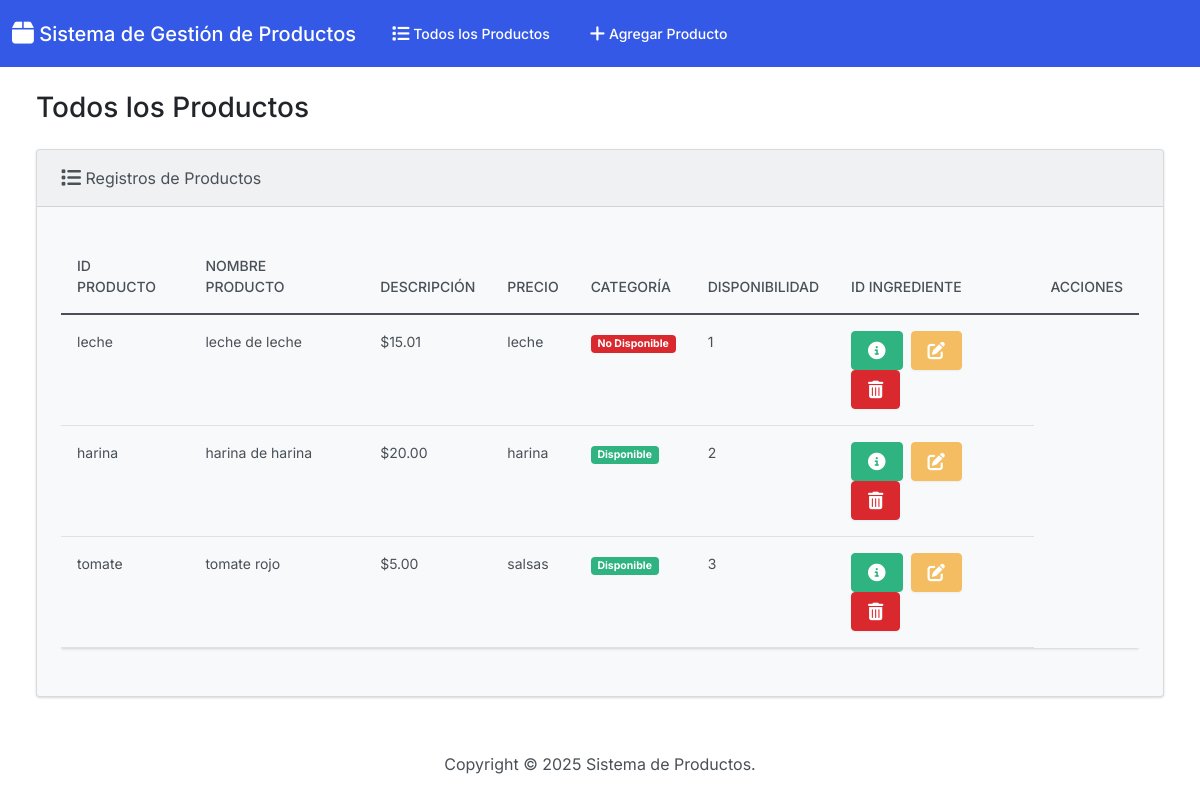
The page / on the database its author committed.
### app_producto/models.py (models this page shows, shortened)
class Producto(models.Model):
    nombre_producto = models.CharField(max_length=100)
    descripcion = models.TextField()
    precio = models.DecimalField(max_digits=8, decimal_places=2)
    categoria = models.CharField(max_length=50)
    disponibilidad = models.BooleanField()
    id_ingrediente = models.IntegerField()

### app_producto/views.py (the view)
# urls.py: path('', views.index, name='index'),
def index(request):
  return render(request, 'productos/index.html', {
    'productos': Producto.objects.all()
  })

### app_producto/templates/productos/index.html (shortened to what this page needs)
{% extends "productos/base.html" %}
{% block body %}
<h3 class="m-4">Todos los Productos</h3>
<div class="row">
  <div class="col-12">
    {% if productos %}
    <div class="card bg-light ms-4 me-4 mb-4">
      <div class="card-header">
        <i class="fa-solid fa-list fa-lg"></i> Registros de Productos
      </div>
      <div class="card-body">
        <p class="card-text">
          <div class="table-responsive">
            <table class="table table-hover">
              <thead>
                <tr>
                  <th scope="col">ID Producto</th>
                  <th scope="col">Nombre Producto</th>
                  <th scope="col">Descripción</th>
                  <th scope="col">Precio</th>
                  <th scope="col">Categoría</th>
                  <th scope="col">Disponibilidad</th>
                  <th scope="col">ID Ingrediente</th>
                  <th scope="col">Acciones</th>
                </tr>
              </thead>
              <tbody>
                {% for producto in productos %}
                  <tr>
                    <td>{{ producto.nombre_producto }}</td>
                    <td>{{ producto.descripcion }}</td>
                    <td>${{ producto.precio }}</td>
                    <td>{{ producto.categoria }}</td>
                    <td>
                      {% if producto.disponibilidad %}
                        <span class="badge bg-success">Disponible</span>
                      {% else %}
                        <span class="badge bg-danger">No Disponible</span>
                      {% endif %}
                    </td>
                    <td>{{ producto.id_ingrediente }}</td>
                    <td>
                      <button type="button" class="btn btn-success me-1" href="{% url 'view_producto' producto.id %}" data-bs-toggle="modal" data-bs-target="#myModal{{producto.id}}">
                      </button>
                      <a class="btn btn-warning me-1" href="{% url 'edit' producto.id %}">
                      </a>
                      <button type="button" class="btn btn-danger" data-bs-toggle="modal" data-bs-target="#delete{{producto.id}}">
                      </button>
                    </td>
                  </tr>
                {% endfor %}
              </tbody>
            </table>
          </div>
        </p>
      </div>
    </div>
    {% else %}
      <h5 class="alert alert-primary ms-4 me-4">No hay Registros de Productos</h5>
    {% endif %}
  </div>
</div>
{% endblock %}

### app_producto/templates/productos/base.html (shortened to what this page needs)
{% load static %}
<!DOCTYPE html>
<html lang="es">
  <head>
    <link rel="stylesheet" href="https://cdnjs.cloudflare.com/ajax/libs/font-awesome/6.1.1/css/all.min.css">
    <link href="{% static 'css/bootstrap.min.css' %}" rel="stylesheet">
  </head>
  <body class="d-flex flex-column min-vh-100">
    <nav class="navbar navbar-expand-lg navbar-dark bg-primary">
      <div class="container-fluid">
        <a class="navbar-brand" href="{% url 'index' %}">
          <i class="fa-solid fa-box fa-lg"></i> Sistema de Gestión de Productos
        </a>
        <div class="collapse navbar-collapse" id="navbarColor01">
          <ul class="navbar-nav me-auto">
            <li class="nav-item">
              <a class="nav-link" href="{% url 'index' %}">
                 Todos los Productos
              </a>
            </li>
            <li class="nav-item">
              <a class="nav-link" href="{% url 'add' %}">
                 Agregar Producto
              </a>
            </li>
          </ul>
        </div>
      </div>
    </nav>
    <div class="container-fluid">
      {% block body %}
      {% endblock %}
    </div>
    <footer class="mt-auto mb-4">
      <div class="text-center">
        <span>
          Copyright &copy; <script>document.write(new Date().getFullYear())</script> Sistema de Productos.
        </span>
      </div>
    </footer>
  </body>
</html>

### rows shown on the page
Producto: nombre_producto "leche", descripcion "leche de leche", precio "15.01", categoria "leche", disponibilidad "No Disponible", id_ingrediente "1"
Producto: nombre_producto "harina", descripcion "harina de harina", precio "20.00", categoria "harina", disponibilidad "Disponible", id_ingrediente "2"
Producto: nombre_producto "tomate", descripcion "tomate rojo", precio "5.00", categoria "salsas", disponibilidad "Disponible", id_ingrediente "3"
